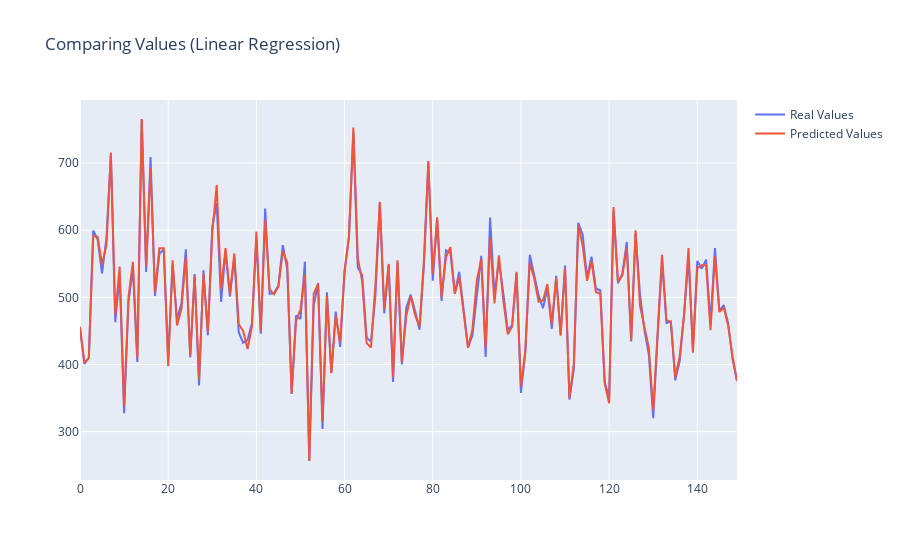

The cell this chart's notebook holds for it:
### Code cell
fig = go.Figure(data=go.Scatter(y=y_test, name='Real Values'))
fig.add_trace(go.Scatter(y=lm.predict(x_test), name='Predicted Values'))
fig.update_layout(title='Comparing Values (Linear Regression)')
fig.update_traces(hoverinfo='name+y')
fig.show()

### Figure 1 — Plotly figure (JSON) as saved in the notebook; plotly's stock layout.template omitted (floating-point values rounded to 4 significant figures; data arrays with more than 128 entries replaced by an {"elided": "..."} marker saying what was removed)
{"data": [{"hoverinfo": "name+y", "name": "Real Values", "type": "scatter", "y": {"elided": "150 float values"}}, {"hoverinfo": "name+y", "name": "Predicted Values", "type": "scatter", "y": {"elided": "150 float values"}}], "layout": {"title": {"text": "Comparing Values (Linear Regression)"}}}
